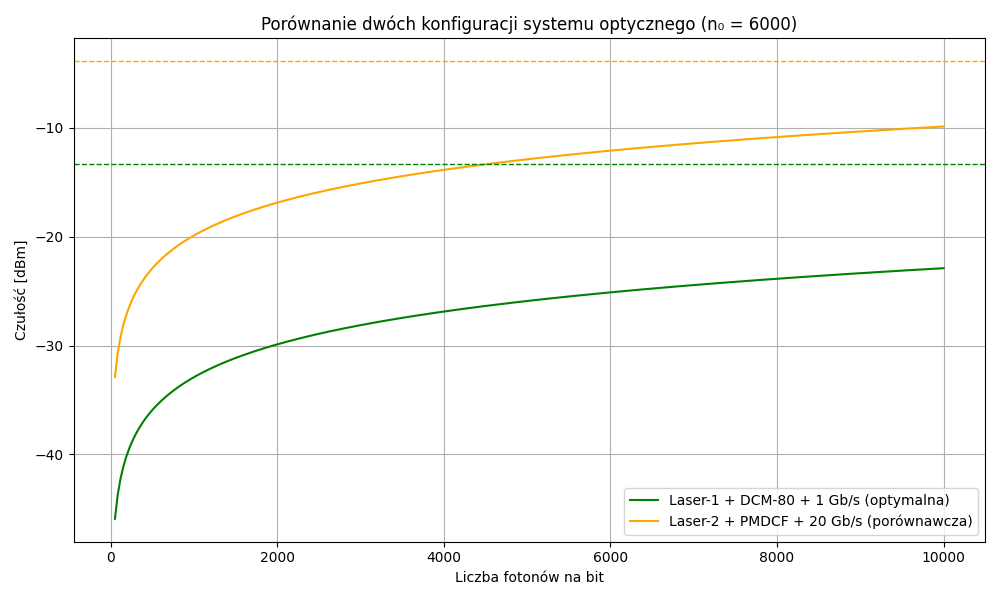

Source code (Python):
import matplotlib.pyplot as plt
import numpy as np

# Stałe i wspólne parametry
h = 6.63e-34  # [J*s]
c = 3e8       # [m/s]
eta = 0.25    # sprawność fotodiody
wavelength = 1550e-9  # [m]
f = c / wavelength  # [Hz]
n0_values = np.linspace(50, 10000, 300)

# Nowe n0 = 6000, więc zakres zwiększamy do porównania

# Konfiguracja optymalna: Laser-1 + DCM-80 + 1 Gb/s
bitrate_opt = 1e9
Pr_opt = 10 * np.log10(n0_values * h * f * bitrate_opt / (1e-3 * eta))
required_power_opt = -13.32  # obliczone ponownie dla DCM-80 i n0=6000

# Konfiguracja porównawcza: Laser-2 + PMDCF + 20 Gb/s
bitrate_alt = 20e9
Pr_alt = 10 * np.log10(n0_values * h * f * bitrate_alt / (1e-3 * eta))
required_power_alt = -3.85  # obliczone dla n0=6000 i 20 Gb/s

# Wykres
plt.figure(figsize=(10, 6))
plt.plot(n0_values, Pr_opt, label='Laser-1 + DCM-80 + 1 Gb/s (optymalna)', color='green')
plt.plot(n0_values, Pr_alt, label='Laser-2 + PMDCF + 20 Gb/s (porównawcza)', color='orange')
plt.axhline(required_power_opt, color='green', linestyle='--', linewidth=1)
plt.axhline(required_power_alt, color='orange', linestyle='--', linewidth=1)

plt.xlabel('Liczba fotonów na bit')
plt.ylabel('Czułość [dBm]')
plt.title('Porównanie dwóch konfiguracji systemu optycznego (n₀ = 6000)')
plt.grid(True)
plt.legend()
plt.tight_layout()

# Zapis wykresu
plt.savefig("porownanie_konfiguracji_wykres.png")
plt.show()
